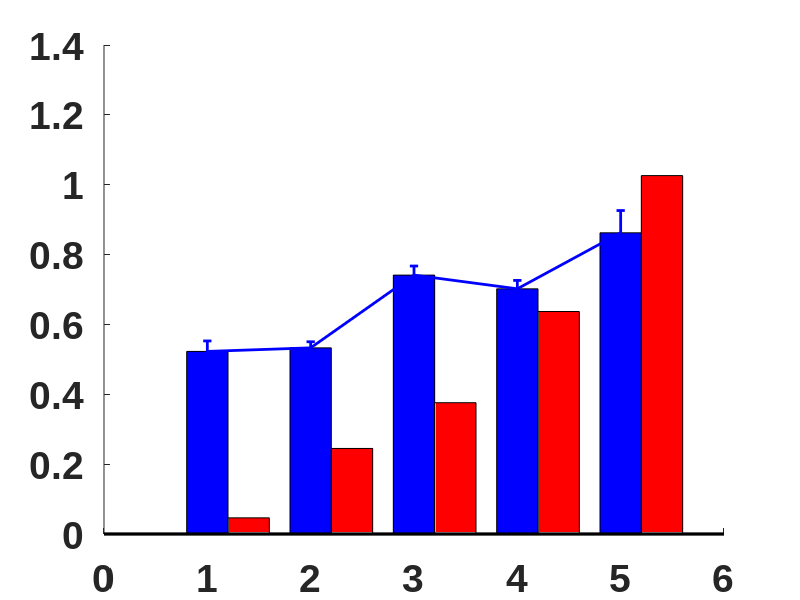

The MATLAB script that drew this image: (Note: this script raises an error after producing the figure.)
a_hela_24=...
[0.463	0.5565	0.5488	0.0478	0.0427	0.0484
0.567	0.5222	0.5097	0.2189	0.2495	0.2664
0.7297	0.703	0.7909	0.318	0.3976	0.4122
0.6649	0.7471	0.6939	0.6294	0.7196	0.562
0.7349	0.9274	0.9248	0.9088	1.0687	1.1009];

a_hela_48=...
[0.2652	0.2606	0.1875	0.0495	0.0702	0.0745
0.281	0.2651	0.2298	0.0655	0.0583	0.0613
0.4124	0.523	0.3952	0.1033	0.0881	0.1207
0.7079	0.6281	0.7079	0.2361	0.3001	0.2238
0.852	0.863	0.752	0.5168	0.6387	0.5904];


a_MDA_24=...
[0.5509	0.4769	0.3598	0.0487	0.081	0.0559
0.5692	0.5814	0.7143	0.1821	0.0512	0.0633
0.6372	0.6372	0.7744	0.3308	0.3656	0.3133
0.7297	0.6649	0.674	0.5594	0.5594	0.7991
0.8719	0.892	0.959	0.6896	0.614	0.9291];

a_MDA_48=...
[0.429	0.352	0.341	0.0512	0.0959	0.0485
0.4333	0.4994	0.4399	0.047	0.0851	0.0845
0.681	0.5868	0.6102	0.251	0.2076	0.2307
0.7231	0.6318	0.6407	0.3578	0.3123	0.22
0.7732	0.8071	0.6745	0.5688	0.5964	0.5747];

serum=[0
0.25
2
5
10];

set(0,'DefaultLineLineWidth',2);
set(0,'DefaultAxesFontSize',28,'DefaultAxesFontWeight','bold','DefaultAxesFontName','Arial');
set(0,'DefaultTextFontSize',28,'DefaultTextFontWeight','bold','DefaultTextFontName','Arial');

% plot
var_name={'a_hela_24','a_hela_48','a_MDA_24','a_MDA_48'};
for i=1:4
    eval(['wd=', var_name{i},'(:,1:3);']);  
    eval(['giv=',var_name{i},'(:,4:6);']);
    figure;hold on;set(gcf,'unit','centimeters','position',[1,1,18,15]);
    bar(1:length(serum),mean(wd,2),0.4,'b');
    bar(1.4:(0.4+length(serum)),mean(giv,2),0.4,'r');
    errorbar(1:length(serum),mean(wd,2),  std(wd,0,2)/sqrt(3),'b','linestyle','none','linewidth',1.5,'capsize',12);
    errorbar(1.4:(0.4+length(serum)),mean(giv,2),std(giv,0,2)/sqrt(3),'r','linestyle','none','linewidth',1.5,'capsize',12);
    xlim([0.6 5.8]);ylim([0 1.2])
    ylabel('Absorbance (50 nM)');
    xlabel('Serum concentration (%)');
    set(gca,'xtick',1:length(serum),'xticklabel',serum);
    legend('Parental','GIV KO');%set(gca,'xscale','log')
    temp=[];
    for j=1:length(serum)
        [h,p]=ttest2(wd(j,:),giv(j,:));
        temp=[temp,[h;p]];
    end
    %[temp(2,:)<1e-2;temp(2,:)<1e-3;temp(2,:)<1e-4]
    temp
end